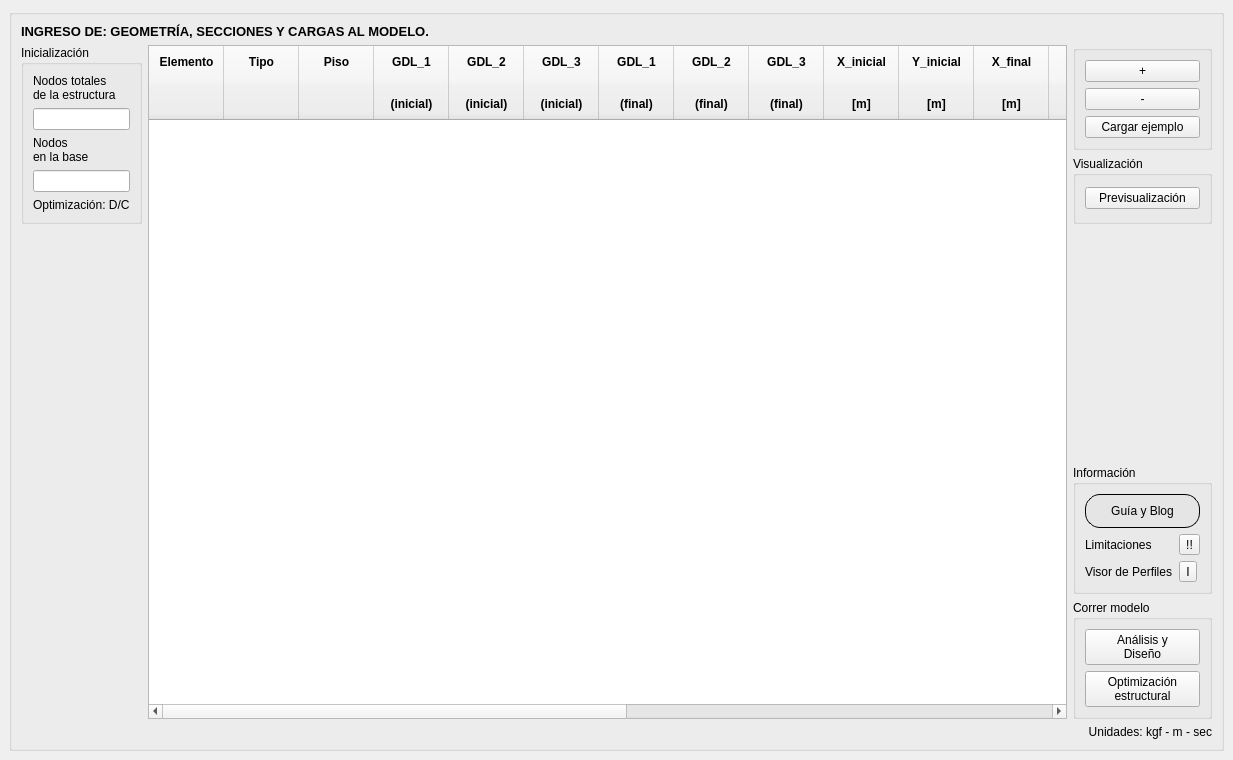
<?xml version="1.0" encoding="UTF-8"?>
<ui version="4.0">
 <class>MainWindow</class>
 <widget class="QMainWindow" name="MainWindow">
  <property name="geometry">
   <rect>
    <x>0</x>
    <y>0</y>
    <width>1233</width>
    <height>760</height>
   </rect>
  </property>
  <property name="windowTitle">
   <string>OPS Design</string>
  </property>
  <widget class="QWidget" name="centralwidget">
   <layout class="QGridLayout" name="gridLayout_5">
    <item row="0" column="0">
     <widget class="QGroupBox" name="groupBox">
      <property name="title">
       <string/>
      </property>
      <layout class="QGridLayout" name="gridLayout_2">
       <item row="1" column="0" rowspan="2">
        <widget class="QGroupBox" name="groupBox_3">
         <property name="title">
          <string>Inicialización</string>
         </property>
         <layout class="QVBoxLayout" name="verticalLayout">
          <item>
           <widget class="QLabel" name="label_2">
            <property name="text">
             <string>Nodos totales 
de la estructura</string>
            </property>
           </widget>
          </item>
          <item>
           <widget class="QLineEdit" name="lineEdit_NodosTotales"/>
          </item>
          <item>
           <widget class="QLabel" name="label_3">
            <property name="text">
             <string>Nodos 
en la base</string>
            </property>
           </widget>
          </item>
          <item>
           <widget class="QLineEdit" name="lineEdit_NodosBase"/>
          </item>
          <item>
           <widget class="QLabel" name="label_5">
            <property name="text">
             <string>Optimización: D/C</string>
            </property>
           </widget>
          </item>
         </layout>
        </widget>
       </item>
       <item row="1" column="1" rowspan="6">
        <widget class="QTableWidget" name="tableWidget_DatosEntrada">
         <property name="enabled">
          <bool>true</bool>
         </property>
         <property name="font">
          <font>
           <weight>50</weight>
           <bold>false</bold>
          </font>
         </property>
         <property name="sizeAdjustPolicy">
          <enum>QAbstractScrollArea::AdjustToContents</enum>
         </property>
         <property name="alternatingRowColors">
          <bool>true</bool>
         </property>
         <attribute name="horizontalHeaderDefaultSectionSize">
          <number>75</number>
         </attribute>
         <attribute name="verticalHeaderDefaultSectionSize">
          <number>30</number>
         </attribute>
         <attribute name="verticalHeaderMinimumSectionSize">
          <number>30</number>
         </attribute>
         <column>
          <property name="text">
           <string>Elemento


</string>
          </property>
          <property name="font">
           <font>
            <weight>75</weight>
            <bold>true</bold>
           </font>
          </property>
         </column>
         <column>
          <property name="text">
           <string>Tipo


</string>
          </property>
          <property name="font">
           <font>
            <weight>75</weight>
            <italic>false</italic>
            <bold>true</bold>
           </font>
          </property>
         </column>
         <column>
          <property name="text">
           <string>Piso


</string>
          </property>
          <property name="font">
           <font>
            <weight>75</weight>
            <bold>true</bold>
           </font>
          </property>
         </column>
         <column>
          <property name="text">
           <string>GDL_1


(inicial)</string>
          </property>
          <property name="font">
           <font>
            <weight>75</weight>
            <bold>true</bold>
           </font>
          </property>
         </column>
         <column>
          <property name="text">
           <string>GDL_2


(inicial)</string>
          </property>
          <property name="font">
           <font>
            <weight>75</weight>
            <bold>true</bold>
           </font>
          </property>
         </column>
         <column>
          <property name="text">
           <string>GDL_3 


(inicial)</string>
          </property>
          <property name="font">
           <font>
            <weight>75</weight>
            <bold>true</bold>
           </font>
          </property>
         </column>
         <column>
          <property name="text">
           <string>GDL_1 


(final)</string>
          </property>
          <property name="font">
           <font>
            <weight>75</weight>
            <bold>true</bold>
           </font>
          </property>
         </column>
         <column>
          <property name="text">
           <string>GDL_2 


(final)</string>
          </property>
          <property name="font">
           <font>
            <weight>75</weight>
            <bold>true</bold>
           </font>
          </property>
         </column>
         <column>
          <property name="text">
           <string>GDL_3 


(final)</string>
          </property>
          <property name="font">
           <font>
            <weight>75</weight>
            <bold>true</bold>
           </font>
          </property>
         </column>
         <column>
          <property name="text">
           <string>X_inicial


[m]</string>
          </property>
          <property name="font">
           <font>
            <weight>75</weight>
            <bold>true</bold>
           </font>
          </property>
         </column>
         <column>
          <property name="text">
           <string>Y_inicial


[m]</string>
          </property>
          <property name="font">
           <font>
            <weight>75</weight>
            <bold>true</bold>
           </font>
          </property>
         </column>
         <column>
          <property name="text">
           <string>X_final


[m]</string>
          </property>
          <property name="font">
           <font>
            <weight>75</weight>
            <bold>true</bold>
           </font>
          </property>
         </column>
         <column>
          <property name="text">
           <string>Y_final


[m]</string>
          </property>
          <property name="font">
           <font>
            <weight>75</weight>
            <bold>true</bold>
           </font>
          </property>
         </column>
         <column>
          <property name="text">
           <string>Tipo 
de Perfil

</string>
          </property>
          <property name="font">
           <font>
            <weight>75</weight>
            <bold>true</bold>
           </font>
          </property>
         </column>
         <column>
          <property name="text">
           <string>Sección


</string>
          </property>
          <property name="font">
           <font>
            <weight>75</weight>
            <bold>true</bold>
           </font>
          </property>
         </column>
         <column>
          <property name="text">
           <string>Carga
Diseño
Distribuida
[kgf/m]</string>
          </property>
          <property name="font">
           <font>
            <weight>75</weight>
            <bold>true</bold>
           </font>
          </property>
         </column>
         <column>
          <property name="text">
           <string>Carga
Puntual
al Centro
[kgf]</string>
          </property>
          <property name="font">
           <font>
            <weight>75</weight>
            <bold>true</bold>
           </font>
          </property>
         </column>
         <column>
          <property name="text">
           <string>Momento
nodo 
inicial
[kgf*m]</string>
          </property>
          <property name="font">
           <font>
            <weight>75</weight>
            <bold>true</bold>
           </font>
          </property>
         </column>
         <column>
          <property name="text">
           <string>Momento
nodo 
final
[kgf*m]
</string>
          </property>
          <property name="font">
           <font>
            <weight>75</weight>
            <bold>true</bold>
           </font>
          </property>
         </column>
         <column>
          <property name="text">
           <string>⊥
nodo
inicial
[kgf]</string>
          </property>
          <property name="font">
           <font>
            <weight>75</weight>
            <bold>true</bold>
           </font>
          </property>
         </column>
         <column>
          <property name="text">
           <string>⊥
nodo
final
[kgf]</string>
          </property>
          <property name="font">
           <font>
            <weight>75</weight>
            <bold>true</bold>
           </font>
          </property>
         </column>
         <column>
          <property name="text">
           <string>Axial
nodo 
inicial
[kgf]</string>
          </property>
          <property name="font">
           <font>
            <weight>75</weight>
            <bold>true</bold>
           </font>
          </property>
         </column>
         <column>
          <property name="text">
           <string>Axial
nodo 
final
[kgf]</string>
          </property>
          <property name="font">
           <font>
            <weight>75</weight>
            <bold>true</bold>
           </font>
          </property>
         </column>
        </widget>
       </item>
       <item row="0" column="0" colspan="2">
        <widget class="QLabel" name="label">
         <property name="text">
          <string>&lt;html&gt;&lt;head/&gt;&lt;body&gt;&lt;p&gt;&lt;span style=&quot; font-size:10pt; font-weight:600;&quot;&gt;INGRESO DE: GEOMETRÍA, SECCIONES Y CARGAS AL MODELO.&lt;/span&gt;&lt;/p&gt;&lt;/body&gt;&lt;/html&gt;</string>
         </property>
        </widget>
       </item>
       <item row="3" column="2">
        <spacer name="verticalSpacer">
         <property name="orientation">
          <enum>Qt::Vertical</enum>
         </property>
         <property name="sizeHint" stdset="0">
          <size>
           <width>20</width>
           <height>310</height>
          </size>
         </property>
        </spacer>
       </item>
       <item row="3" column="0" rowspan="4">
        <spacer name="verticalSpacer_3">
         <property name="orientation">
          <enum>Qt::Vertical</enum>
         </property>
         <property name="sizeHint" stdset="0">
          <size>
           <width>20</width>
           <height>498</height>
          </size>
         </property>
        </spacer>
       </item>
       <item row="7" column="2">
        <widget class="QLabel" name="label_6">
         <property name="text">
          <string>&lt;html&gt;&lt;head/&gt;&lt;body&gt;&lt;p align=&quot;right&quot;&gt;Unidades: kgf - m - sec&lt;/p&gt;&lt;/body&gt;&lt;/html&gt;</string>
         </property>
        </widget>
       </item>
       <item row="2" column="2">
        <widget class="QGroupBox" name="groupBox_5">
         <property name="title">
          <string>Visualización</string>
         </property>
         <layout class="QGridLayout" name="gridLayout_4">
          <item row="1" column="0">
           <widget class="QPushButton" name="pushButtonGraficaInicio">
            <property name="enabled">
             <bool>true</bool>
            </property>
            <property name="text">
             <string>Previsualización</string>
            </property>
           </widget>
          </item>
         </layout>
        </widget>
       </item>
       <item row="1" column="2">
        <widget class="QGroupBox" name="groupBox_2">
         <property name="title">
          <string/>
         </property>
         <layout class="QGridLayout" name="gridLayout">
          <item row="1" column="0">
           <widget class="QPushButton" name="pushButtonMenos">
            <property name="text">
             <string>-</string>
            </property>
           </widget>
          </item>
          <item row="0" column="0">
           <widget class="QPushButton" name="pushButtonMas">
            <property name="text">
             <string>+</string>
            </property>
           </widget>
          </item>
          <item row="2" column="0">
           <widget class="QPushButton" name="pushButtonEjemplo">
            <property name="text">
             <string>Cargar ejemplo</string>
            </property>
           </widget>
          </item>
         </layout>
        </widget>
       </item>
       <item row="6" column="2">
        <widget class="QGroupBox" name="groupBox_6">
         <property name="title">
          <string>Correr modelo</string>
         </property>
         <layout class="QGridLayout" name="gridLayout_3">
          <item row="0" column="0">
           <widget class="QPushButton" name="pushButtonAnalisisDiseno">
            <property name="text">
             <string>Análisis y
Diseño</string>
            </property>
           </widget>
          </item>
          <item row="1" column="0">
           <widget class="QPushButton" name="pushButtonOptimizacion">
            <property name="enabled">
             <bool>true</bool>
            </property>
            <property name="text">
             <string>Optimización
estructural</string>
            </property>
           </widget>
          </item>
         </layout>
        </widget>
       </item>
       <item row="5" column="2">
        <widget class="QGroupBox" name="groupBox_8">
         <property name="title">
          <string>Información</string>
         </property>
         <layout class="QGridLayout" name="gridLayout_6">
          <item row="0" column="0" colspan="2">
           <widget class="QGroupBox" name="groupBox_4">
            <property name="styleSheet">
             <string notr="true">background-color: rgb(229, 229, 229);
color:withe;
border-style: outset;
border-width:1px;
border-radius:15px</string>
            </property>
            <property name="title">
             <string/>
            </property>
            <property name="flat">
             <bool>false</bool>
            </property>
            <property name="checkable">
             <bool>false</bool>
            </property>
            <layout class="QGridLayout" name="gridLayout_7">
             <item row="0" column="0">
              <widget class="QPushButton" name="pushButtonAyuda">
               <property name="font">
                <font>
                 <weight>50</weight>
                 <bold>false</bold>
                </font>
               </property>
               <property name="styleSheet">
                <string notr="true">background-color: rgb(229, 229, 229);
color:withe;
border-style: outset;
border-width:0px;
border-radius:15px
</string>
               </property>
               <property name="text">
                <string>Guía y Blog</string>
               </property>
               <property name="autoDefault">
                <bool>false</bool>
               </property>
               <property name="flat">
                <bool>false</bool>
               </property>
              </widget>
             </item>
            </layout>
           </widget>
          </item>
          <item row="2" column="1">
           <widget class="QToolButton" name="toolButton_Story">
            <property name="text">
             <string>!!</string>
            </property>
           </widget>
          </item>
          <item row="3" column="1">
           <widget class="QToolButton" name="toolButton_visor">
            <property name="text">
             <string>I</string>
            </property>
           </widget>
          </item>
          <item row="2" column="0">
           <widget class="QLabel" name="label_4">
            <property name="text">
             <string>Limitaciones</string>
            </property>
           </widget>
          </item>
          <item row="3" column="0">
           <widget class="QLabel" name="label_7">
            <property name="text">
             <string>Visor de Perfiles</string>
            </property>
           </widget>
          </item>
         </layout>
        </widget>
       </item>
      </layout>
     </widget>
    </item>
   </layout>
  </widget>
 </widget>
 <resources/>
 <connections/>
</ui>
